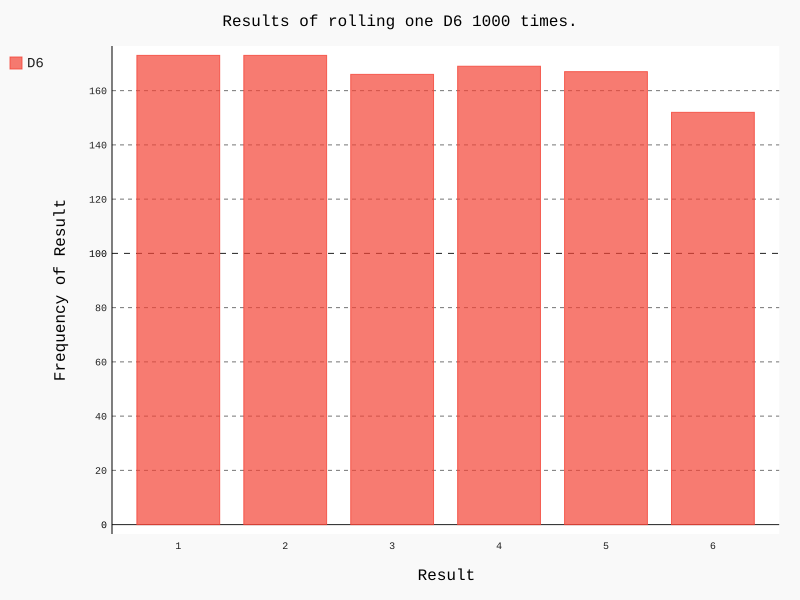

This chart was generated by the following Python code:
from die import Die

import pygal

# Cria um D6
die = Die()

# Faz alguns lançamentos e armazana os resultados em uma lista
results = []
for roll_num in range(1000):
    result = die.roll()
    results.append(result)

# Analisa os resultados
frequencies = []
for value in range(1, die.num_sides+1):
    frequency = results.count(value)
    frequencies.append(frequency)

# Visualiza os resultados
hist = pygal.Bar()

hist.title = "Results of rolling one D6 1000 times."
hist.x_labels = ['1', '2', '3', '4', '5', '6']
hist.x_title = "Result"
hist.y_title = "Frequency of Result"

hist.add('D6', frequencies)
hist.render_to_file('die_visual.svg')

print(frequencies)
